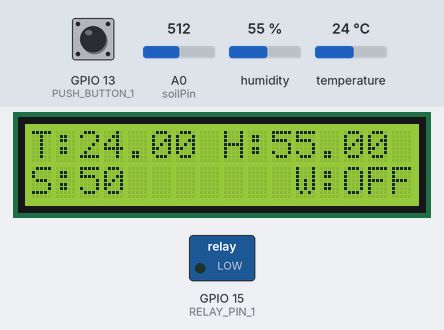
Bench run of a sketch on a simulated ESP8266 (NodeMCU). Parts: 16×2 character LCD, switched loads named in the sketch (green lamp = pin HIGH). The test bench sets the inputs (shaded band); at power-on: GPIO 13 (PUSH_BUTTON_1) HIGH, humidity 55 %, A0 (soilPin) = 512, temperature 24 °C. WiFi joins after 1.5 s; servers stay silent unless stated.

Above: at 6.1 s.
6.2 s: GPIO 13 (PUSH_BUTTON_1) pulled LOW for 1 s
At 7.1 s:
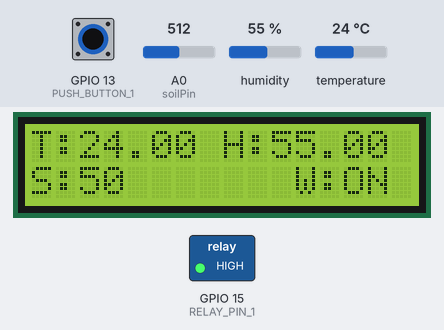
8.7 s: humidity set to 22 %
At 10.0 s:
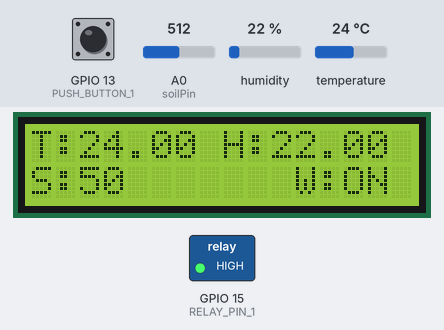
10.7 s: GPIO 13 (PUSH_BUTTON_1) pulled LOW for 3.2 s
At 11.9 s:
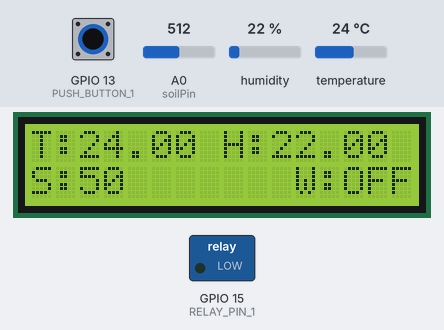
15.4 s: A0 (soilPin) set to 716
At 16.3 s:
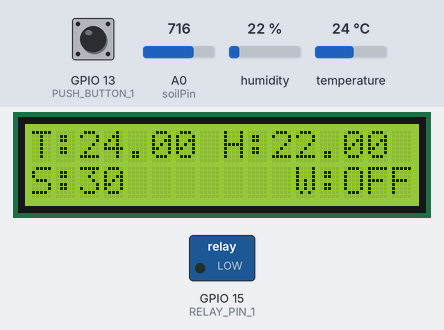
16.9 s: temperature set to 12 °C
At 18.8 s:
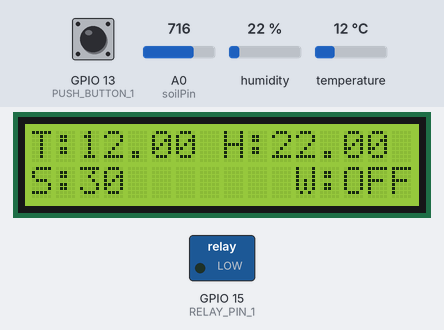
19.1 s: A0 (soilPin) set to 900
At 20.2 s:
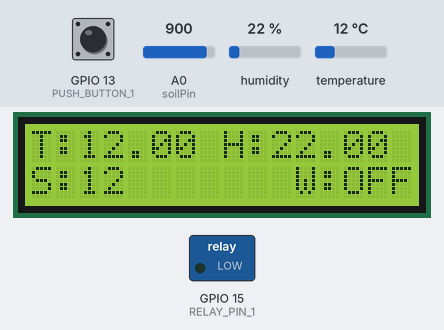
Timing chart, 0 to 21.6 s (numbered marks = the images above; inputs shaded):
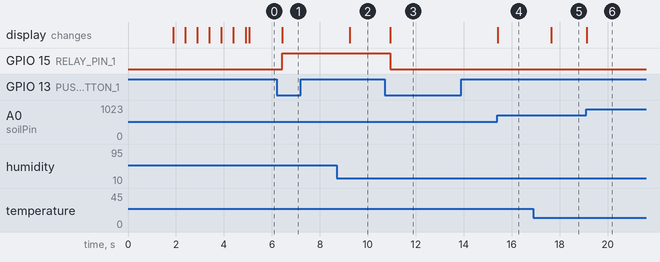

The sketch:

final.ino
```cpp
// Blynk Template ID and Template Name
#define BLYNK_TEMPLATE_ID "TMPL-W7Q_wLw"
#define BLYNK_TEMPLATE_NAME "ENVI"

// Include the library files
#include <ESP8266WiFi.h>
#include <BlynkSimpleEsp8266.h>
#include <LiquidCrystal_I2C.h>
#include <DHT.h>

// Initialize the LCD display
LiquidCrystal_I2C lcd(0x3F, 16, 2);

// Blynk authentication and Wi-Fi credentials
char auth[] = "6TeXxU1hAt6PyaymQ7aRtURKlC4SfTzD";
char ssid[] = "Galaxy F42 5G 7448";
char pass[] = "";

DHT dht(4, DHT11); // (DHT sensor pin, sensor type)
BlynkTimer timer;

// Define component pins
#define soilPin A0     // Soil Moisture Sensor pin for ESP8266

int relay1State = LOW;
int pushButton1State = HIGH;
#define RELAY_PIN_1   15
#define PUSH_BUTTON_1 13
#define VPIN_BUTTON_1 V12

void setup() {
  Serial.begin(115200);
  lcd.begin();
  lcd.backlight();
  pinMode(RELAY_PIN_1, OUTPUT);
  digitalWrite(RELAY_PIN_1, LOW);
  pinMode(PUSH_BUTTON_1, INPUT_PULLUP);

  Blynk.begin(auth, ssid, pass, "blynk.cloud", 80);
  dht.begin();

  lcd.setCursor(0, 0);
  lcd.print("  Initializing  ");
  for (int a = 5; a <= 10; a++) {
    lcd.setCursor(a, 1);
    lcd.print(".");
    delay(500);
  }
  lcd.clear();
  lcd.setCursor(11, 1);
  lcd.print("W:OFF");

  timer.setInterval(100L, soilMoistureSensor);
  timer.setInterval(100L, DHT11sensor);
  timer.setInterval(500L, checkPhysicalButton);
}

// Get the DHT11 sensor values
void DHT11sensor() {
  float h = dht.readHumidity();
  float t = dht.readTemperature();

  if (isnan(h) || isnan(t)) {
    Serial.println("Failed to read from DHT sensor!");
    return;
  }
  Blynk.virtualWrite(V0, t);
  Blynk.virtualWrite(V1, h);

  lcd.setCursor(0, 0);
  lcd.print("T:");
  lcd.print(t);

  lcd.setCursor(8, 0);
  lcd.print("H:");
  lcd.print(h);
}

// Get the soil moisture values
void soilMoistureSensor() {
  int value = analogRead(soilPin);
  value = map(value, 0, 1023, 0, 100); // Adjust for ESP8266's 10-bit ADC
  value = (value - 100) * -1;

  Blynk.virtualWrite(V3, value);
  lcd.setCursor(0, 1);
  lcd.print("S:");
  lcd.print(value);
  lcd.print(" ");
}

BLYNK_CONNECTED() {
  Blynk.syncVirtual(VPIN_BUTTON_1);
}

BLYNK_WRITE(VPIN_BUTTON_1) {
  relay1State = param.asInt();
  digitalWrite(RELAY_PIN_1, relay1State);
}

void checkPhysicalButton() {
  if (digitalRead(PUSH_BUTTON_1) == LOW) {
    if (pushButton1State != LOW) {
      relay1State = !relay1State;
      digitalWrite(RELAY_PIN_1, relay1State);
      Blynk.virtualWrite(VPIN_BUTTON_1, relay1State);
    }
    pushButton1State = LOW;
  } else {
    pushButton1State = HIGH;
  }
}

void loop() {
  if (relay1State == HIGH) {
    lcd.setCursor(11, 1);
    lcd.print("W:ON ");
  } else if (relay1State == LOW) {
    lcd.setCursor(11, 1);
    lcd.print("W:OFF");
  }

  Blynk.run();
  timer.run();
}
```

Measured:
- after the input at 6.2 s, GPIO 15 (RELAY_PIN_1): LOW → HIGH after 0.22 s; the display: changes after 0.23 s (image 1)
- after the input at 8.7 s, the display: changes after 0.55 s (image 2)
- after the input at 10.7 s, GPIO 15 (RELAY_PIN_1): HIGH → LOW after 0.23 s; the display: changes after 0.23 s (image 3)
- after the input at 15.4 s, the display: changes at once (image 4)
- after the input at 16.9 s, the display: changes after 0.75 s (image 5)
- after the input at 19.1 s, the display: changes at once (image 6)
